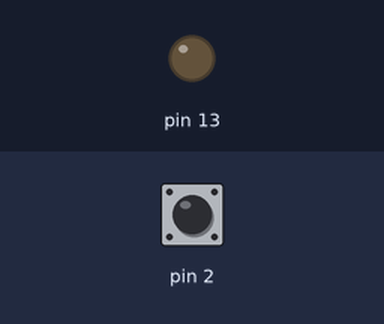
Simulated run of this sketch. Board: Arduino Uno, built with avr-gcc and run on an emulated ATmega328P. Shown: output pins drawn as LEDs (lit = HIGH). The inputs (shaded band) are chosen by the test bench; at power-on: pin 2 HIGH.

Above: at 1.2 s.
1.3 s: pin 2 pulled LOW for 0.15 s
At 1.37 s:
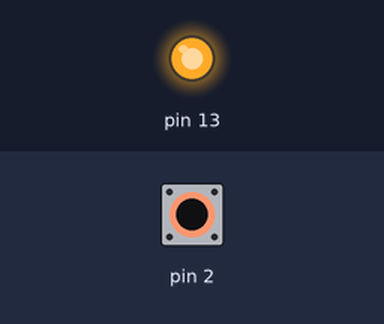
2.9 s: pin 2 pulled LOW for 3.2 s
At 6.6 s:
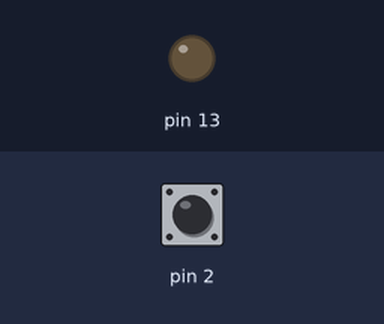
Timing chart, 0 to 8.1 s (numbered marks = the images above; inputs shaded):
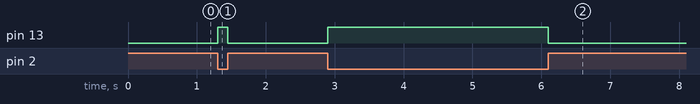

Measured:
- after the input at 1.3 s, pin 13: LOW → HIGH at once, → LOW 0.15 s later
- after the input at 2.9 s, pin 13: LOW → HIGH at once, → LOW 3.2 s later

The sketch:

Button.ino
```cpp
// (licence header left out)
// Button: D13 lights while the button on D2 is pressed. The button goes from
// D2 to GND, and D2's own pull-up holds it high while it is not.
void setup() {
  pinMode(2, INPUT_PULLUP);
  pinMode(13, OUTPUT);
}

void loop() {
  digitalWrite(13, digitalRead(2) == LOW ? HIGH : LOW);
}
```
